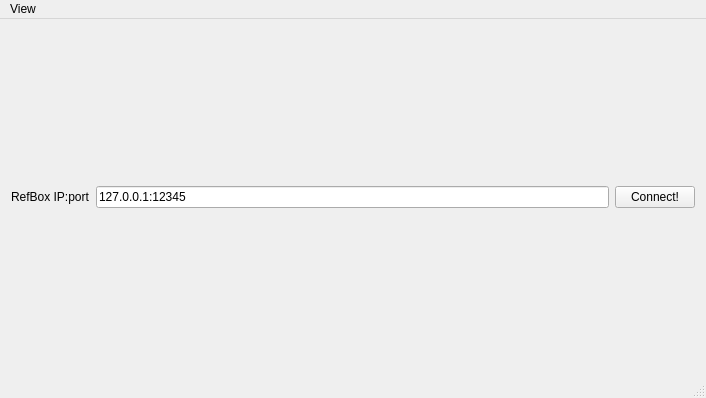
<?xml version="1.0" encoding="UTF-8"?>
<ui version="4.0">
 <class>MainWindow</class>
 <widget class="QMainWindow" name="MainWindow">
  <property name="geometry">
   <rect>
    <x>0</x>
    <y>0</y>
    <width>706</width>
    <height>398</height>
   </rect>
  </property>
  <property name="windowTitle">
   <string>MSL Audience Client</string>
  </property>
  <widget class="QWidget" name="centralWidget">
   <layout class="QVBoxLayout" name="verticalLayout">
    <item>
     <layout class="QHBoxLayout" name="horizontalLayout">
      <item>
       <widget class="QLabel" name="label">
        <property name="text">
         <string>RefBox IP:port</string>
        </property>
       </widget>
      </item>
      <item>
       <widget class="QLineEdit" name="txt_host">
        <property name="text">
         <string>127.0.0.1:12345</string>
        </property>
       </widget>
      </item>
      <item>
       <widget class="QPushButton" name="btn_connect">
        <property name="text">
         <string>Connect!</string>
        </property>
       </widget>
      </item>
     </layout>
    </item>
   </layout>
  </widget>
  <widget class="QMenuBar" name="menuBar">
   <property name="geometry">
    <rect>
     <x>0</x>
     <y>0</y>
     <width>706</width>
     <height>25</height>
    </rect>
   </property>
   <widget class="QMenu" name="menuView">
    <property name="title">
     <string>View</string>
    </property>
    <addaction name="actionFlip"/>
   </widget>
   <addaction name="menuView"/>
  </widget>
  <widget class="QStatusBar" name="statusBar"/>
  <action name="actionFlip">
   <property name="text">
    <string>Flip</string>
   </property>
   <property name="shortcut">
    <string>Ctrl+F</string>
   </property>
  </action>
 </widget>
 <layoutdefault spacing="6" margin="11"/>
 <resources/>
 <connections/>
</ui>
